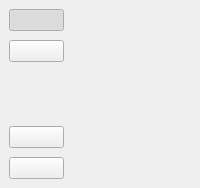
     <widget class="QWidget" name="leftMenuContainer" native="true">
      <property name="styleSheet">
       <string notr="true" />
      </property>
      <layout class="QVBoxLayout" name="verticalLayout">
       <property name="leftMargin">
        <number>0</number>
       </property>
       <property name="topMargin">
        <number>0</number>
       </property>
       <property name="rightMargin">
        <number>0</number>
       </property>
       <property name="bottomMargin">
        <number>0</number>
       </property>
       <item>
        <widget class="QWidget" name="leftMenuSubContainer" native="true">
         <layout class="QVBoxLayout" name="verticalLayout_3">
          <property name="leftMargin">
           <number>0</number>
          </property>
          <property name="topMargin">
           <number>0</number>
          </property>
          <property name="rightMargin">
           <number>0</number>
          </property>
          <property name="bottomMargin">
           <number>0</number>
          </property>
          <item>
           <widget class="QWidget" name="verticalWidget_2" native="true">
            <layout class="QVBoxLayout" name="verticalLayout_6">
             <property name="spacing">
              <number>9</number>
             </property>
             <property name="leftMargin">
              <number>9</number>
             </property>
             <property name="topMargin">
              <number>9</number>
             </property>
             <property name="rightMargin">
              <number>9</number>
             </property>
             <property name="bottomMargin">
              <number>9</number>
             </property>
             <item>
              <widget class="QPushButton" name="homeBtn">
               <property name="minimumSize">
                <size>
                 <width>31</width>
                 <height>0</height>
                </size>
               </property>
               <property name="maximumSize">
                <size>
                 <width>55</width>
                 <height>16777215</height>
                </size>
               </property>
               <property name="text">
                <string />
               </property>
               <property name="icon">
                <iconset resource="resources.qrc">
                 <normaloff>:/icons/icons/home.svg</normaloff>:/icons/icons/home.svg</iconset>
               </property>
               <property name="iconSize">
                <size>
                 <width>35</width>
                 <height>35</height>
                </size>
               </property>
               <property name="checkable">
                <bool>true</bool>
               </property>
               <property name="checked">
                <bool>true</bool>
               </property>
              </widget>
             </item>
             <item>
              <widget class="QPushButton" name="processBtn">
               <property name="maximumSize">
                <size>
                 <width>55</width>
                 <height>16777215</height>
                </size>
               </property>
               <property name="text">
                <string />
               </property>
               <property name="icon">
                <iconset resource="resources.qrc">
                 <normaloff>:/icons/icons/cpu.svg</normaloff>:/icons/icons/cpu.svg</iconset>
               </property>
               <property name="iconSize">
                <size>
                 <width>35</width>
                 <height>35</height>
                </size>
               </property>
               <property name="checkable">
                <bool>true</bool>
               </property>
              </widget>
             </item>
            </layout>
           </widget>
          </item>
          <item>
           <widget class="QWidget" name="verticalWidget" native="true">
            <layout class="QVBoxLayout" name="verticalLayout_4">
             <property name="spacing">
              <number>9</number>
             </property>
             <property name="rightMargin">
              <number>9</number>
             </property>
             <item>
              <spacer name="verticalSpacer_5">
               <property name="orientation">
                <enum>Qt::Orientation::Vertical</enum>
               </property>
               <property name="sizeHint" stdset="0">
                <size>
                 <width>20</width>
                 <height>40</height>
                </size>
               </property>
              </spacer>
             </item>
             <item>
              <widget class="QPushButton" name="settingsBtn">
               <property name="sizePolicy">
                <sizepolicy hsizetype="Minimum" vsizetype="Fixed">
                 <horstretch>0</horstretch>
                 <verstretch>0</verstretch>
                </sizepolicy>
               </property>
               <property name="maximumSize">
                <size>
                 <width>55</width>
                 <height>16777215</height>
                </size>
               </property>
               <property name="contextMenuPolicy">
                <enum>Qt::ContextMenuPolicy::NoContextMenu</enum>
               </property>
               <property name="styleSheet">
                <string notr="true">text-align:left;

</string>
               </property>
               <property name="text">
                <string />
               </property>
               <property name="icon">
                <iconset resource="resources.qrc">
                 <normaloff>:/icons/icons/settings.svg</normaloff>:/icons/icons/settings.svg</iconset>
               </property>
               <property name="iconSize">
                <size>
                 <width>35</width>
                 <height>35</height>
                </size>
               </property>
               <property name="checkable">
                <bool>true</bool>
               </property>
              </widget>
             </item>
             <item>
              <widget class="QPushButton" name="downloadBtn">
               <property name="maximumSize">
                <size>
                 <width>55</width>
                 <height>16777215</height>
                </size>
               </property>
               <property name="text">
                <string />
               </property>
               <property name="icon">
                <iconset resource="resources.qrc">
                 <normaloff>:/icons/icons/download.svg</normaloff>:/icons/icons/download.svg</iconset>
               </property>
               <property name="iconSize">
                <size>
                 <width>35</width>
                 <height>35</height>
                </size>
               </property>
               <property name="checkable">
                <bool>true</bool>
               </property>
              </widget>
             </item>
            </layout>
           </widget>
          </item>
         </layout>
        </widget>
       </item>
      </layout>
     </widget>
